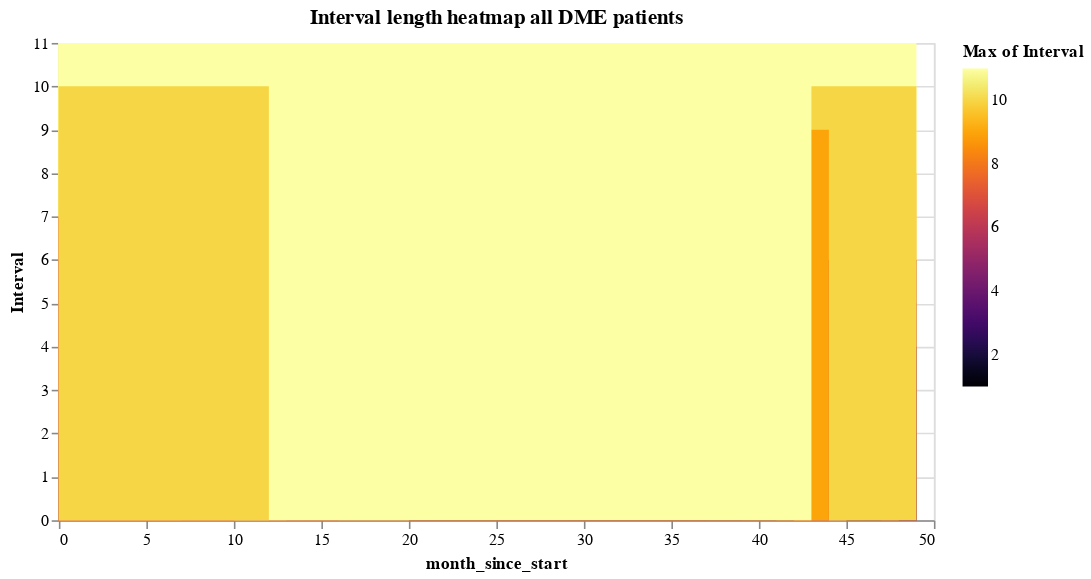

The code cell stored with this chart in its notebook:
### Code cell
tdf = tdf[(tdf.Interval < 12) & (tdf.month_since_start < 50)]
source = tdf

alt.Chart(
    source,
    title="Interval length heatmap all DME patients"
).mark_rect().encode(
    x='month_since_start',
    y='Interval',
    color=alt.Color('max(Interval):Q', scale=alt.Scale(scheme="inferno"))
).properties(width=550)

### Figure 1 — Vega-Lite specification as saved in the notebook (floating-point values rounded to 4 significant figures; data arrays with more than 128 entries replaced by an {"elided": "..."} marker saying what was removed)
{"config": {"view": {"continuousWidth": 400, "continuousHeight": 300}}, "data": {"name": "data-0b894e720d7d79ae7ae4ca3bf44ca004"}, "mark": "rect", "encoding": {"color": {"type": "quantitative", "aggregate": "max", "field": "Interval", "scale": {"scheme": "inferno"}}, "x": {"type": "quantitative", "field": "month_since_start"}, "y": {"type": "quantitative", "field": "Interval"}}, "title": "Interval length heatmap all DME patients", "width": 550, "$schema": "https://vega.github.io/schema/vega-lite/v4.8.1.json", "datasets": {"data-0b894e720d7d79ae7ae4ca3bf44ca004": {"elided": "2469 records"}}}
